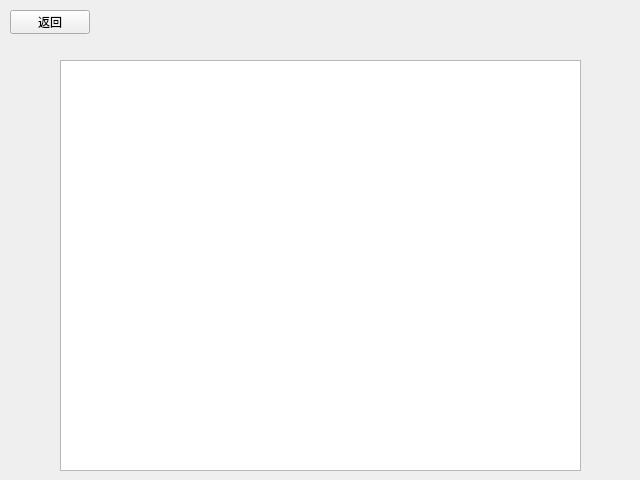
<?xml version="1.0" encoding="UTF-8"?>
<ui version="4.0">
 <class>Manage</class>
 <widget class="QWidget" name="Manage">
  <property name="geometry">
   <rect>
    <x>0</x>
    <y>0</y>
    <width>640</width>
    <height>480</height>
   </rect>
  </property>
  <property name="windowTitle">
   <string>Form</string>
  </property>
  <widget class="QTableView" name="tableView">
   <property name="geometry">
    <rect>
     <x>60</x>
     <y>60</y>
     <width>521</width>
     <height>411</height>
    </rect>
   </property>
  </widget>
  <widget class="QPushButton" name="pushButton">
   <property name="geometry">
    <rect>
     <x>10</x>
     <y>10</y>
     <width>80</width>
     <height>24</height>
    </rect>
   </property>
   <property name="text">
    <string>返回</string>
   </property>
  </widget>
 </widget>
 <resources/>
 <connections/>
</ui>
